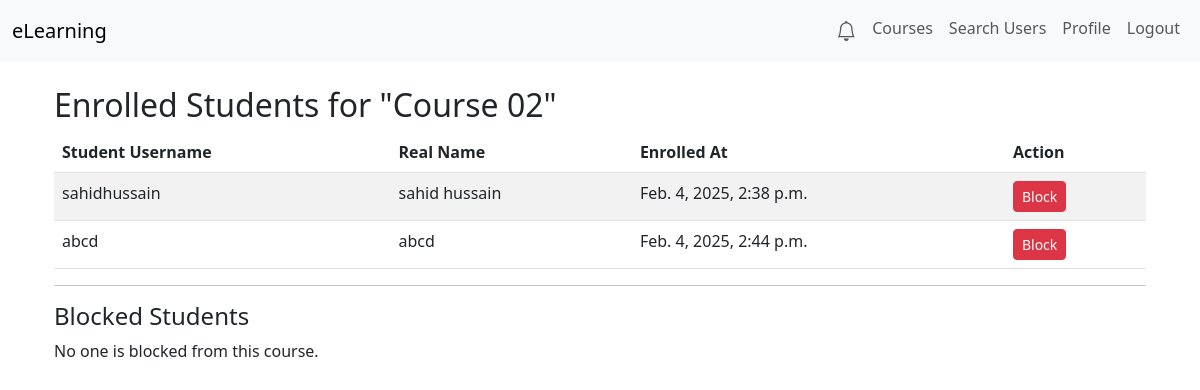
/courses/2/students/ (signed in), run on an earlier commit of the app's database.
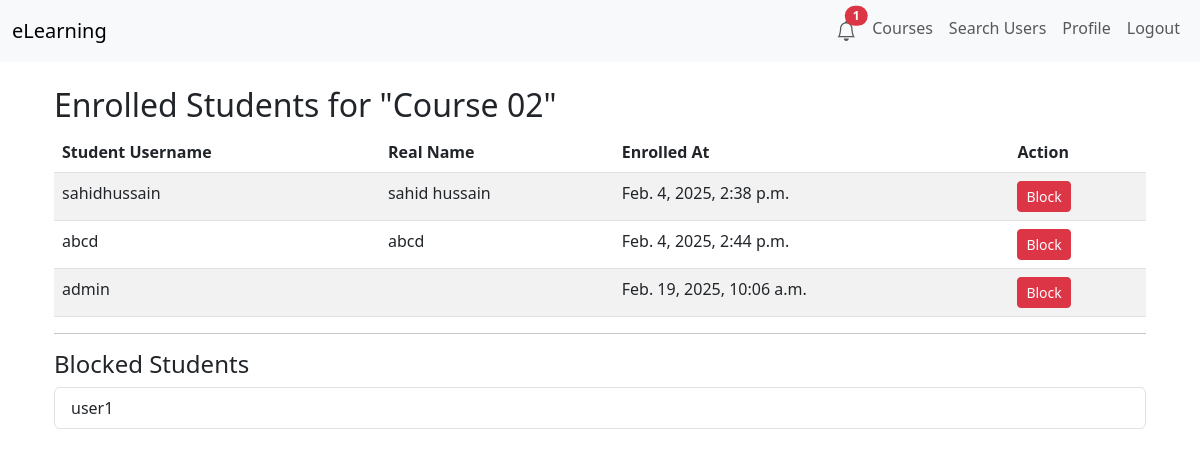
And on a later commit of the database.
### courses/models.py (models this page shows, shortened)
class Enrollment(models.Model):
    student = models.ForeignKey(
        settings.AUTH_USER_MODEL,
        on_delete=models.CASCADE,
        related_name='enrollments'
    )
    course = models.ForeignKey(
        Course,
        on_delete=models.CASCADE,
        related_name='enrollments'
    )
    enrolled_at = models.DateTimeField(auto_now_add=True)
    class Meta:
        unique_together = ('student', 'course')

class CourseBlock(models.Model):
    course = models.ForeignKey(Course, on_delete=models.CASCADE, related_name='blocks')
    student = models.ForeignKey(settings.AUTH_USER_MODEL, on_delete=models.CASCADE, related_name='blocked_in')
    created_at = models.DateTimeField(auto_now_add=True)
    class Meta:
        unique_together = ('course', 'student')

### users/models.py (models this page shows, shortened)
class CustomUser(AbstractUser):
    STUDENT = 'Student'
    TEACHER = 'Teacher'
    ROLE_CHOICES = [
        (STUDENT, 'Student'),
        (TEACHER, 'Teacher'),
    ]
    real_name = models.CharField(max_length=150, blank=True)
    profile_picture = models.ImageField(upload_to='profile_pics/', null=True, blank=True)
    role = models.CharField(max_length=7, choices=ROLE_CHOICES, default=STUDENT)
    status = models.CharField(max_length=255, blank=True, null=True)

### courses/views.py (the view)
# urls.py: path('<int:course_id>/students/', views.view_enrolled_students, name='view-enrolled-students'),
@login_required
@teacher_required
def view_enrolled_students(request, course_id):
    course = get_object_or_404(Course, id=course_id, teacher=request.user)
    enrollments = course.enrollments.select_related('student')
    blocked_students = course.blocks.select_related('student')
    return render(request, 'courses/view_enrolled_students.html', {
        'course': course,
        'enrollments': enrollments,
        'blocked_students': blocked_students
    })

### users/context_processors.py (called while the page is built)
def unread_notifications(request):
    if request.user.is_authenticated:
        count = request.user.notifications.filter(is_read=False).count()
        return {'unread_count': count}
    else:
        return {'unread_count': 0}

### courses/templates/courses/view_enrolled_students.html
{% extends "base.html" %}
{% load static %}
{% block content %}
<div class="container mt-4">
    <h2>Enrolled Students for "{{ course.title }}"</h2>
    {% if enrollments %}
        <table class="table table-striped">
            <thead>
                <tr>
                    <th>Student Username</th>
                    <th>Real Name</th>
                    <th>Enrolled At</th>
                    <th>Action</th>
                </tr>
            </thead>
            <tbody>
                {% for enrollment in enrollments %}
                <tr>
                    <td>{{ enrollment.student.username }}</td>
                    <td>{{ enrollment.student.real_name }}</td>
                    <td>{{ enrollment.enrolled_at }}</td>
                    <td>
                        <a href="{% url 'courses:block-student' course.id enrollment.student.id %}"
                           class="btn btn-sm btn-danger"
                           onclick="return confirm('Are you sure you want to block this student from the course?');">
                           Block
                        </a>
                    </td>
                </tr>
                {% endfor %}
            </tbody>
        </table>
    {% else %}
        <p>No students enrolled in this course.</p>
    {% endif %}
    <hr>
    <h4>Blocked Students</h4>
    {% if blocked_students %}
        <ul class="list-group">
            {% for block in blocked_students %}
                <li class="list-group-item">
                    {{ block.student.username }}
                </li>
            {% endfor %}
        </ul>
    {% else %}
        <p>No one is blocked from this course.</p>
    {% endif %}
</div>
{% endblock %}

What changed in the data, as far as the page shows it:
added Enrollment: student.username "admin", enrolled_at "Feb. 19, 2025, 10:06 a.m."
added CourseBlock: student.username "user1"
Also different on the page:
{{ unread_count }}: (not shown) → "1"
text no longer shown: "No one is blocked from this course."
